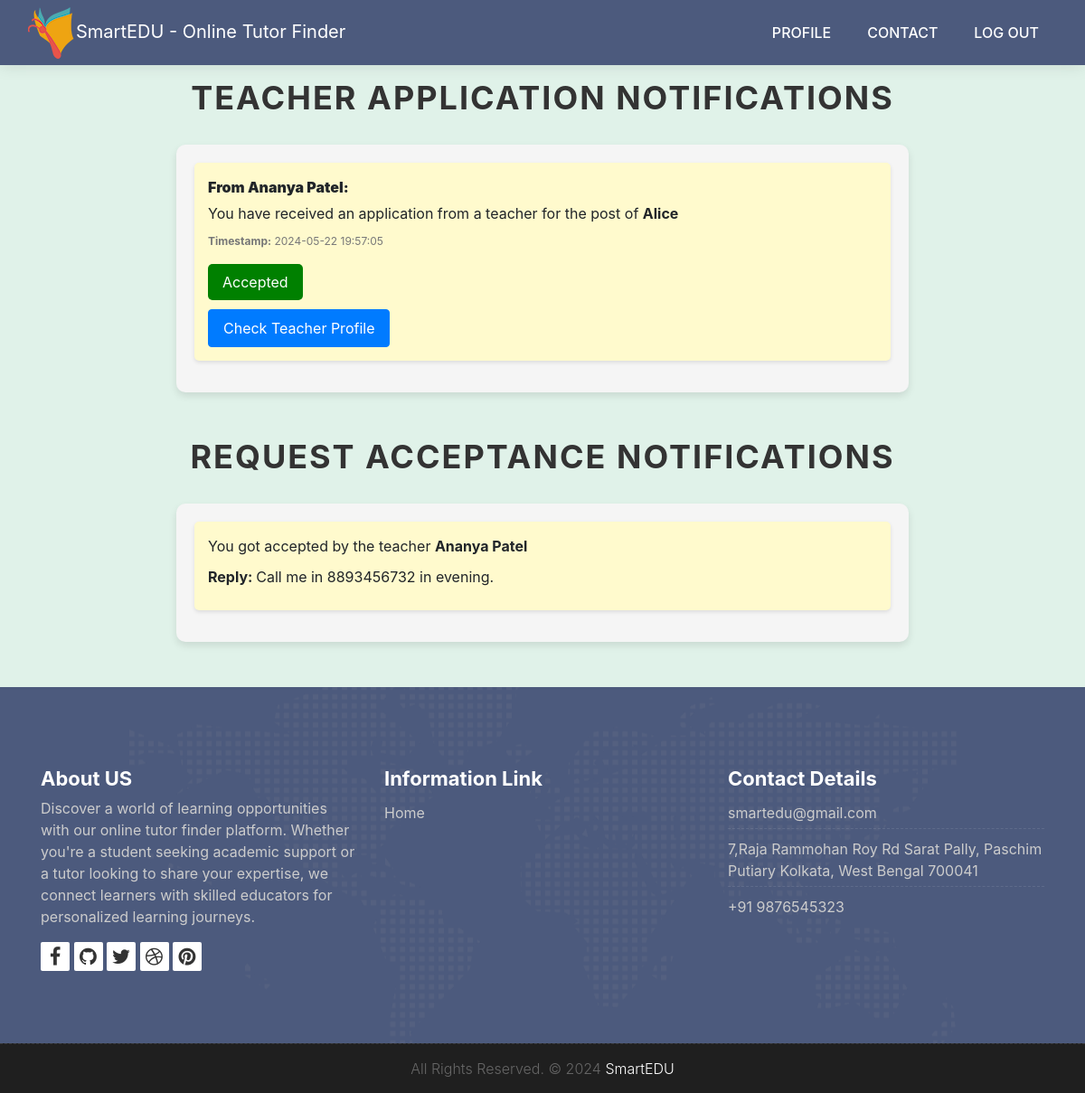
The app's page /stunoti.php (signed in) with its own data.
### tables this page shows
CREATE TABLE `teachernotifications` (
  `notification_id` int(11) NOT NULL,
  `teacher_id` int(11) DEFAULT NULL,
  `student_id` int(11) DEFAULT NULL,
  `pid` int(11) NOT NULL,
  `message` text DEFAULT NULL,
  `timestamp` timestamp NOT NULL DEFAULT current_timestamp(),
  `status` enum('unread','read') DEFAULT 'unread'
);

CREATE TABLE `teachers` (
  `tid` int(11) NOT NULL,
  `name` varchar(255) NOT NULL,
  `email` varchar(255) NOT NULL,
  `mobile` varchar(10) NOT NULL,
  `password` varchar(255) NOT NULL,
  `agreed_terms` varchar(50) NOT NULL
);

CREATE TABLE `studentpost` (
  `pid` int(11) NOT NULL,
  `name` varchar(255) NOT NULL,
  `class` int(11) NOT NULL,
  `subjects` varchar(255) NOT NULL,
  `phone` varchar(10) NOT NULL,
  `location` varchar(255) NOT NULL,
  `budget` varchar(255) NOT NULL,
  `info` varchar(255) NOT NULL,
  `student_id` int(11) NOT NULL
);

CREATE TABLE `notifications` (
  `notification_id` int(11) NOT NULL,
  `sender_id` int(11) DEFAULT NULL,
  `receiver_id` int(11) DEFAULT NULL,
  `timestamp` timestamp NOT NULL DEFAULT current_timestamp(),
  `status` enum('unread','read') DEFAULT 'unread',
  `message` varchar(255) DEFAULT NULL,
  `reply` varchar(255) NOT NULL
);

### stunoti.php (the view, shortened to what this page needs)
<?php
include("data/db.php");
if(isset($_SESSION['stu'])) {
    $student_id = $_SESSION['stu'];
    $query = "SELECT tn.*, t.name AS teacher_name, sp.name AS post_name
    FROM teachernotifications tn
    INNER JOIN teachers t ON tn.teacher_id = t.tid
    INNER JOIN studentpost sp ON tn.pid = sp.pid
    WHERE tn.student_id = ?
    ORDER BY tn.timestamp DESC
    ";
    $stmt = $con->prepare($query);
    $stmt->bind_param("i", $student_id);
    $stmt->execute();
    $result = $stmt->get_result();
 $n= "SELECT n.reply, t.name AS teacher_name
 FROM notifications n
 JOIN teachers t ON n.receiver_id = t.tid
 WHERE n.sender_id = '$student_id'";
 $result1=$con->query($n);
    ?>
<!DOCTYPE html>
<html lang="en">
    <link rel="stylesheet" href="css/bootstrap.min.css">
    <link rel="stylesheet" href="style.css">
    <link rel="stylesheet" href="css/versions.css">
    <link rel="stylesheet" href="css/responsive.css">
    <link rel="stylesheet" href="css/custom.css">
    <link rel="stylesheet" href="https://stackpath.bootstrapcdn.com/bootstrap/4.5.2/css/bootstrap.min.css">
    </head>
    <body class="host_version">
        <h1>Teacher Application Notifications</h1>
        <div class="notifications">
    <?php
    while ($row = $result->fetch_assoc()) {
        echo "<div class='notification'>";
        echo "<p class='notification-title'><strong>From " . $row['teacher_name'] . ":</strong></p>";
        echo "<p class='notification-message'>" . $row['message'] . " for the post of <strong>" . $row['post_name'] . "</strong></p>";
        echo "<p class='notification-timestamp'><strong>Timestamp:</strong> " . $row['timestamp'] . "</p>";
    if ($row['status'] == 'unread') {
        echo "<form action='accept_notification.php' method='post'>";
        echo "<input type='hidden' name='notification_id' value='" . $row['notification_id'] . "'>";
        echo "<button type='submit' name='apply'>Accept</button>";
        echo "</form>";
    } else {
        echo "<button type='button' class='applied-button' disabled>Accepted</button>";
    }
    echo "<div class='button-container'>";
    echo "<a href='teacher_profile.php?teacher_id=" . $row['teacher_id'] . "' class='btn btn-primary' style='padding: 8px 16px;'>Check Teacher Profile</a>";
    echo "</div>";
        echo "</div>";
    }?>
    </div>
    <h1>Request Acceptance Notifications</h1>
        <div class="notifications">
    <?php
    if($result1->num_rows>0){
        while ($row1 = $result1->fetch_assoc()) {
            echo "<div class='reply'>";
        echo "<p>You got accepted by the teacher <strong>".$row1['teacher_name']."</strong></p>";
        echo "<p><strong>Reply: </strong>". $row1['reply']."</p>";
        echo "</div>";
        }
    } else {
        echo "No notifications found.";
    }
    ?>
</div>
<?php
} else {
echo "Student ID not found.";
}
?>
    <div class="copyrights">
        <div class="container">
            <div class="footer-distributed">
                <div class="footer-center">
                    <p class="footer-company-name">All Rights Reserved. &copy; 2024 <a href="index.php">SmartEDU</a></p>
                </div>
            </div>
        </div>
    </div>
</body>
</html>

### style.css (style rules this page uses)
body { color: #333333; font-size: 14px; font-family: 'Rubik', sans-serif; line-height: 1.80857; }
html, body { height: 100%; }
a { color: #1f1f1f; text-decoration: none !important; outline: none !important; -webkit-transition: all .3s ease-in-out; -moz-transition: all .3s ease-in-out; -ms-transition: all .3s ease-in-out; -o-transition: all .3s ease-in-out; transition: all .3s ease-in-out; }
h1, h2, h3, h4, h5, h6 { letter-spacing: 0; font-weight: normal; position: relative; padding: 0 0 10px 0; font-weight: normal; line-height: 120% !important; color: #1f1f1f; margin: 0 }
h1 { font-size: 24px }
h3 { font-size: 18px }
a { color: #1f1f1f; text-decoration: none; outline: none; }
a, .btn { text-decoration: none !important; outline: none !important; -webkit-transition: all .3s ease-in-out; -moz-transition: all .3s ease-in-out; -ms-transition: all .3s ease-in-out; -o-transition: all .3s ease-in-out; transition: all .3s ease-in-out; }
.top-navbar .bg-light { background: #4c5a7d !important; }
.top-navbar .navbar-light .navbar-nav .nav-link { color: #ffffff; font-size: 16px; font-weight: 500; }
.top-navbar .navbar-light .navbar-nav .nav-item { position: relative; display: inline-block; padding: 15px 0px; margin: 0px 20px; }
.top-navbar .navbar-light .navbar-nav .nav-item .nav-link { padding: 6px 0px; position: relative; display: block; line-height: 30px; letter-spacing: 0px; text-transform: uppercase; }
.top-navbar .navbar-light .navbar-nav .nav-item::after { position: absolute; content: ''; left: 50%; bottom: auto; top: 11px; width: 5px; height: 5px; opacity: 0; margin-left: -3px; background-color: #ffffff; border-radius: 50px; -webkit-transform: translateY(0px); transform: translateY(0px); transition: all 900ms ease; -webkit-transition: all 900ms ease; -ms-transition: all 900ms ease; -o-transition: all 900ms ease; -moz-transition: all 900ms ease; }
.top-navbar .navbar-light .navbar-nav .nav-item .nav-link::before { position: absolute; content: ''; left: 0%; bottom: auto; top: -4px; width: 5px; height: 5px; border-radius: 50px; opacity: 0; margin-left: -10px; background-color: #ffffff; -webkit-transform: translateY(0px); transform: translateY(0px); transition: all 900ms ease; -webkit-transition: all 900ms ease; -ms-transition: all 900ms ease; -o-transition: all 900ms ease; -moz-transition: all 900ms ease; }
.top-navbar .navbar-light .navbar-nav .nav-item .nav-link::after { position: absolute; content: ''; right: 0%; left: auto; bottom: auto; top: -4px; width: 5px; height: 5px; border-radius: 50px; border: none !important; opacity: 0; margin-right: -11px; background-color: #ffffff; transition: all 900ms ease; -webkit-transition: all 900ms ease; -ms-transition: all 900ms ease; -o-transition: all 900ms ease; -moz-transition: all 900ms ease; }
.top-navbar .bg-light { padding-top: 0px; padding-bottom: 0px; box-shadow: 0 0 18px 0 rgba(0,0,0,.12); }
.footer { padding: 90px 0 80px !important; color: #cccccc; background:#4c5a7d url('images/world-map.png') no-repeat center; }
.footer .widget-title { position: relative; display: block; margin-bottom: 10px; }
.footer .widget-title h3 { color: #fff; font-weight: 700; font-size: 22px; padding: 0; margin: 0; line-height: 1 !important; }
.footer-links { list-style: none; padding: 0; }
.footer-links a { color: #cccccc; }
.footer-links li { margin-bottom: 5px; display: block; width: 100%; padding: 5px 0px; border-bottom: 1px dashed rgba(255, 255, 255, 0.1); }
.footer-links li:last-child { margin-bottom: 0; padding-bottom: 0; border: 0; }
.copyrights { border-top: 1px dashed rgba(255, 255, 255, 0.1); background-color: #1f1f1f; box-sizing: border-box; width: 100%; text-align: left; padding: 10px 0px; overflow: hidden; }
.footer-distributed .footer-company-name { font-weight: 300; margin: 0 10px; color: #666; padding: 5px 0px; }
.footer-distributed .footer-company-name a { color: #ffffff; }
.footer-links-soi { margin: 0px; padding: 0px; }
.footer-links-soi li { display: inline-block; }
.footer-links-soi li a { background: #ffffff; color: #333333; width: 32px; height: 32px; display: block; font-size: 22px; text-align: center; line-height: 32px; border-radius: 2px; }
.footer-links-soi li a i { -webkit-transition: all 0.6s ease; -o-transition: all 0.6s ease; transition: all 0.6s ease; }
.footer-center { text-align: center; }

### records on screen
teachernotifications: teacher.name "Ananya Patel", message "You have received an application from a teacher", pid.name "Alice", timestamp "2024-05-22 19:57:05", status "Accepted"
notifications: receiver.name "Ananya Patel", reply "Call me in 8893456732 in evening."
